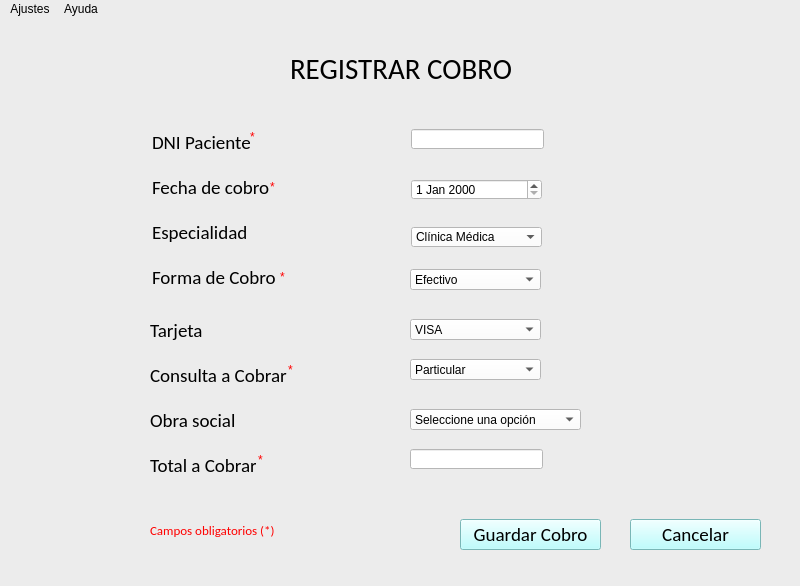
<?xml version="1.0" encoding="UTF-8"?>
<ui version="4.0">
 <class>MainWindow</class>
 <widget class="QMainWindow" name="MainWindow">
  <property name="geometry">
   <rect>
    <x>0</x>
    <y>0</y>
    <width>800</width>
    <height>586</height>
   </rect>
  </property>
  <property name="windowTitle">
   <string>MainWindow</string>
  </property>
  <property name="styleSheet">
   <string notr="true">background-color: rgb(236, 236, 236);</string>
  </property>
  <widget class="QWidget" name="centralwidget">
   <widget class="QPushButton" name="pushButton">
    <property name="geometry">
     <rect>
      <x>460</x>
      <y>500</y>
      <width>141</width>
      <height>31</height>
     </rect>
    </property>
    <property name="font">
     <font>
      <family>Calibri</family>
      <pointsize>14</pointsize>
     </font>
    </property>
    <property name="styleSheet">
     <string notr="true">background-color: rgb(170, 255, 255);</string>
    </property>
    <property name="text">
     <string>Guardar Cobro</string>
    </property>
   </widget>
   <widget class="QLabel" name="label">
    <property name="geometry">
     <rect>
      <x>152</x>
      <y>112</y>
      <width>99</width>
      <height>23</height>
     </rect>
    </property>
    <property name="font">
     <font>
      <family>Calibri</family>
      <pointsize>14</pointsize>
     </font>
    </property>
    <property name="text">
     <string>DNI Paciente</string>
    </property>
   </widget>
   <widget class="QLabel" name="label_2">
    <property name="geometry">
     <rect>
      <x>152</x>
      <y>157</y>
      <width>117</width>
      <height>23</height>
     </rect>
    </property>
    <property name="font">
     <font>
      <family>Calibri</family>
      <pointsize>14</pointsize>
     </font>
    </property>
    <property name="text">
     <string>Fecha de cobro</string>
    </property>
   </widget>
   <widget class="QComboBox" name="comboBox">
    <property name="geometry">
     <rect>
      <x>410</x>
      <y>250</y>
      <width>131</width>
      <height>21</height>
     </rect>
    </property>
    <property name="styleSheet">
     <string notr="true">background-color: rgb(255, 255, 255);
font: 12pt &quot;Calibri&quot;;</string>
    </property>
    <item>
     <property name="text">
      <string>Efectivo</string>
     </property>
    </item>
    <item>
     <property name="text">
      <string>Tarjeta de Crédito</string>
     </property>
    </item>
    <item>
     <property name="text">
      <string>Tarjeta de Débito</string>
     </property>
    </item>
   </widget>
   <widget class="QLabel" name="label_3">
    <property name="geometry">
     <rect>
      <x>152</x>
      <y>247</y>
      <width>124</width>
      <height>23</height>
     </rect>
    </property>
    <property name="font">
     <font>
      <family>Calibri</family>
      <pointsize>14</pointsize>
     </font>
    </property>
    <property name="text">
     <string>Forma de Cobro</string>
    </property>
   </widget>
   <widget class="QLabel" name="label_4">
    <property name="geometry">
     <rect>
      <x>150</x>
      <y>345</y>
      <width>137</width>
      <height>23</height>
     </rect>
    </property>
    <property name="font">
     <font>
      <family>Calibri</family>
      <pointsize>14</pointsize>
     </font>
    </property>
    <property name="text">
     <string>Consulta a Cobrar</string>
    </property>
   </widget>
   <widget class="QComboBox" name="comboBox_2">
    <property name="geometry">
     <rect>
      <x>410</x>
      <y>340</y>
      <width>131</width>
      <height>21</height>
     </rect>
    </property>
    <property name="styleSheet">
     <string notr="true">background-color: rgb(255, 255, 255);
font: 12pt &quot;Calibri&quot;;</string>
    </property>
    <item>
     <property name="text">
      <string>Particular</string>
     </property>
    </item>
    <item>
     <property name="text">
      <string>Obra Social</string>
     </property>
    </item>
   </widget>
   <widget class="QLabel" name="label_5">
    <property name="geometry">
     <rect>
      <x>150</x>
      <y>435</y>
      <width>106</width>
      <height>23</height>
     </rect>
    </property>
    <property name="font">
     <font>
      <family>Calibri</family>
      <pointsize>14</pointsize>
     </font>
    </property>
    <property name="text">
     <string>Total a Cobrar</string>
    </property>
   </widget>
   <widget class="QLabel" name="label_6">
    <property name="geometry">
     <rect>
      <x>290</x>
      <y>40</y>
      <width>231</width>
      <height>20</height>
     </rect>
    </property>
    <property name="font">
     <font>
      <family>Calibri</family>
      <pointsize>22</pointsize>
     </font>
    </property>
    <property name="text">
     <string>REGISTRAR COBRO</string>
    </property>
   </widget>
   <widget class="QLabel" name="label_7">
    <property name="geometry">
     <rect>
      <x>152</x>
      <y>202</y>
      <width>94</width>
      <height>23</height>
     </rect>
    </property>
    <property name="font">
     <font>
      <family>Calibri</family>
      <pointsize>14</pointsize>
     </font>
    </property>
    <property name="text">
     <string>Especialidad</string>
    </property>
   </widget>
   <widget class="QComboBox" name="comboBox_3">
    <property name="geometry">
     <rect>
      <x>411</x>
      <y>208</y>
      <width>131</width>
      <height>20</height>
     </rect>
    </property>
    <property name="styleSheet">
     <string notr="true">background-color: rgb(255, 255, 255);
font: 12pt &quot;Calibri&quot;;</string>
    </property>
    <item>
     <property name="text">
      <string>Clínica Médica</string>
     </property>
    </item>
    <item>
     <property name="text">
      <string>Traumatología</string>
     </property>
    </item>
    <item>
     <property name="text">
      <string>Dermatología</string>
     </property>
    </item>
    <item>
     <property name="text">
      <string>Pediatría General</string>
     </property>
    </item>
    <item>
     <property name="text">
      <string>Ginecología</string>
     </property>
    </item>
   </widget>
   <widget class="QDateEdit" name="dateEdit">
    <property name="geometry">
     <rect>
      <x>411</x>
      <y>160</y>
      <width>131</width>
      <height>21</height>
     </rect>
    </property>
    <property name="styleSheet">
     <string notr="true">background-color: rgb(255, 255, 255);
font: 12pt &quot;Calibri&quot;;</string>
    </property>
   </widget>
   <widget class="QLineEdit" name="lineEdit">
    <property name="geometry">
     <rect>
      <x>411</x>
      <y>110</y>
      <width>133</width>
      <height>20</height>
     </rect>
    </property>
    <property name="styleSheet">
     <string notr="true">background-color: rgb(255, 255, 255);
font: 12pt &quot;Calibri&quot;;</string>
    </property>
   </widget>
   <widget class="QLineEdit" name="lineEdit_2">
    <property name="geometry">
     <rect>
      <x>410</x>
      <y>430</y>
      <width>133</width>
      <height>20</height>
     </rect>
    </property>
    <property name="styleSheet">
     <string notr="true">background-color: rgb(255, 255, 255);
font: 12pt &quot;Calibri&quot;;</string>
    </property>
   </widget>
   <widget class="QPushButton" name="pushButton_2">
    <property name="geometry">
     <rect>
      <x>630</x>
      <y>500</y>
      <width>131</width>
      <height>31</height>
     </rect>
    </property>
    <property name="font">
     <font>
      <family>Calibri</family>
      <pointsize>14</pointsize>
     </font>
    </property>
    <property name="styleSheet">
     <string notr="true">background-color: rgb(170, 255, 255);</string>
    </property>
    <property name="text">
     <string>Cancelar</string>
    </property>
   </widget>
   <widget class="QLabel" name="label_8">
    <property name="geometry">
     <rect>
      <x>250</x>
      <y>110</y>
      <width>21</width>
      <height>16</height>
     </rect>
    </property>
    <property name="styleSheet">
     <string notr="true">font: 12pt &quot;Calibri&quot;;color: red;</string>
    </property>
    <property name="text">
     <string>*</string>
    </property>
   </widget>
   <widget class="QLabel" name="label_9">
    <property name="geometry">
     <rect>
      <x>270</x>
      <y>160</y>
      <width>21</width>
      <height>16</height>
     </rect>
    </property>
    <property name="styleSheet">
     <string notr="true">font: 12pt &quot;Calibri&quot;;color: red;</string>
    </property>
    <property name="text">
     <string>*</string>
    </property>
   </widget>
   <widget class="QLabel" name="label_10">
    <property name="geometry">
     <rect>
      <x>258</x>
      <y>433</y>
      <width>21</width>
      <height>16</height>
     </rect>
    </property>
    <property name="styleSheet">
     <string notr="true">font: 12pt &quot;Calibri&quot;;color: red;</string>
    </property>
    <property name="text">
     <string>*</string>
    </property>
   </widget>
   <widget class="QLabel" name="label_11">
    <property name="geometry">
     <rect>
      <x>288</x>
      <y>343</y>
      <width>21</width>
      <height>16</height>
     </rect>
    </property>
    <property name="styleSheet">
     <string notr="true">font: 12pt &quot;Calibri&quot;;color: red;</string>
    </property>
    <property name="text">
     <string>*</string>
    </property>
   </widget>
   <widget class="QLabel" name="label_12">
    <property name="geometry">
     <rect>
      <x>150</x>
      <y>390</y>
      <width>86</width>
      <height>23</height>
     </rect>
    </property>
    <property name="font">
     <font>
      <family>Calibri</family>
      <pointsize>14</pointsize>
     </font>
    </property>
    <property name="text">
     <string>Obra social</string>
    </property>
   </widget>
   <widget class="QComboBox" name="comboBox_4">
    <property name="geometry">
     <rect>
      <x>410</x>
      <y>390</y>
      <width>171</width>
      <height>21</height>
     </rect>
    </property>
    <property name="styleSheet">
     <string notr="true">background-color: rgb(255, 255, 255);
font: 12pt &quot;Calibri&quot;;</string>
    </property>
    <item>
     <property name="text">
      <string>Seleccione una opción</string>
     </property>
    </item>
    <item>
     <property name="text">
      <string>CPCE</string>
     </property>
    </item>
    <item>
     <property name="text">
      <string>PAMI</string>
     </property>
    </item>
    <item>
     <property name="text">
      <string>SWISS MEDICAL</string>
     </property>
    </item>
    <item>
     <property name="text">
      <string>OSDE</string>
     </property>
    </item>
    <item>
     <property name="text">
      <string>PRENSALUD</string>
     </property>
    </item>
    <item>
     <property name="text">
      <string>SANCOR SALUD</string>
     </property>
    </item>
    <item>
     <property name="text">
      <string>DASPU</string>
     </property>
    </item>
    <item>
     <property name="text">
      <string>APROSS</string>
     </property>
    </item>
   </widget>
   <widget class="QLabel" name="label_13">
    <property name="geometry">
     <rect>
      <x>150</x>
      <y>300</y>
      <width>124</width>
      <height>23</height>
     </rect>
    </property>
    <property name="font">
     <font>
      <family>Calibri</family>
      <pointsize>14</pointsize>
     </font>
    </property>
    <property name="text">
     <string>Tarjeta</string>
    </property>
   </widget>
   <widget class="QComboBox" name="comboBox_5">
    <property name="geometry">
     <rect>
      <x>410</x>
      <y>300</y>
      <width>131</width>
      <height>21</height>
     </rect>
    </property>
    <property name="styleSheet">
     <string notr="true">background-color: rgb(255, 255, 255);
font: 12pt &quot;Calibri&quot;;</string>
    </property>
    <item>
     <property name="text">
      <string>VISA</string>
     </property>
    </item>
    <item>
     <property name="text">
      <string>MASTERCARD</string>
     </property>
    </item>
    <item>
     <property name="text">
      <string>AMERICAN EXPRESS</string>
     </property>
    </item>
   </widget>
   <widget class="QLabel" name="label_14">
    <property name="geometry">
     <rect>
      <x>280</x>
      <y>250</y>
      <width>21</width>
      <height>16</height>
     </rect>
    </property>
    <property name="styleSheet">
     <string notr="true">font: 12pt &quot;Calibri&quot;;color: red;</string>
    </property>
    <property name="text">
     <string>*</string>
    </property>
   </widget>
   <widget class="QLabel" name="label_19">
    <property name="geometry">
     <rect>
      <x>150</x>
      <y>500</y>
      <width>191</width>
      <height>23</height>
     </rect>
    </property>
    <property name="font">
     <font>
      <family>Calibri</family>
      <pointsize>10</pointsize>
      <weight>50</weight>
      <italic>false</italic>
      <bold>false</bold>
     </font>
    </property>
    <property name="styleSheet">
     <string notr="true">font: 10pt &quot;Calibri&quot;;color: red;</string>
    </property>
    <property name="text">
     <string>Campos obligatorios (*)</string>
    </property>
   </widget>
  </widget>
  <widget class="QStatusBar" name="statusbar"/>
  <widget class="QMenuBar" name="menuBar">
   <property name="geometry">
    <rect>
     <x>0</x>
     <y>0</y>
     <width>800</width>
     <height>21</height>
    </rect>
   </property>
   <widget class="QMenu" name="menuAjustes">
    <property name="title">
     <string>Ajustes</string>
    </property>
    <addaction name="actionActualizar_informaci_n"/>
   </widget>
   <widget class="QMenu" name="menuAyuda">
    <property name="title">
     <string>Ayuda</string>
    </property>
    <addaction name="actionAcerca_de"/>
   </widget>
   <addaction name="menuAjustes"/>
   <addaction name="menuAyuda"/>
  </widget>
  <action name="actionActualizar_informaci_n">
   <property name="text">
    <string>Actualizar información</string>
   </property>
  </action>
  <action name="actionAcerca_de">
   <property name="text">
    <string>Acerca de ...</string>
   </property>
  </action>
 </widget>
 <resources/>
 <connections/>
</ui>
